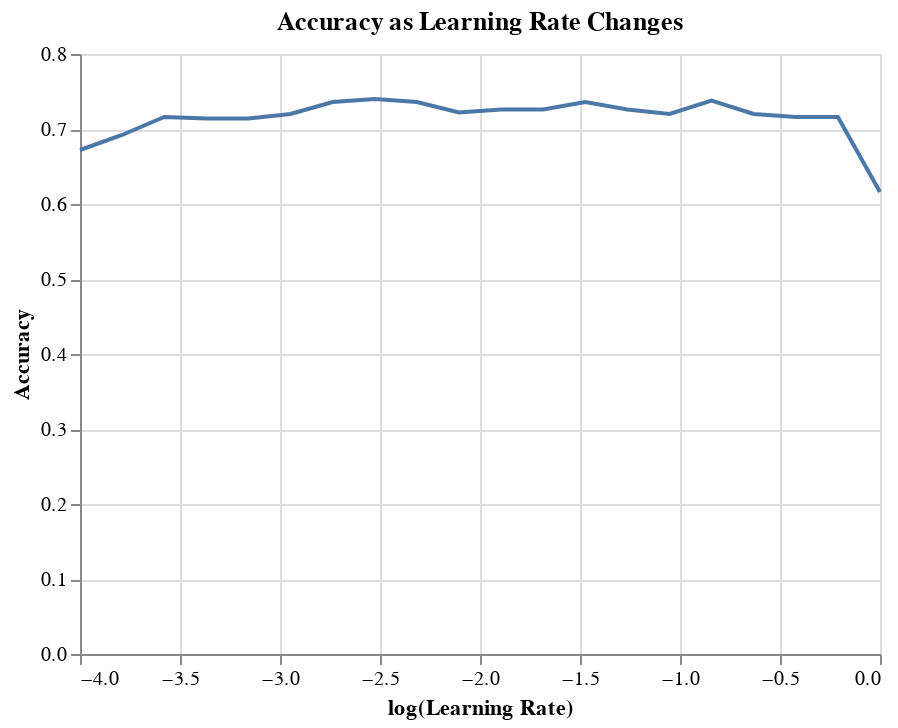
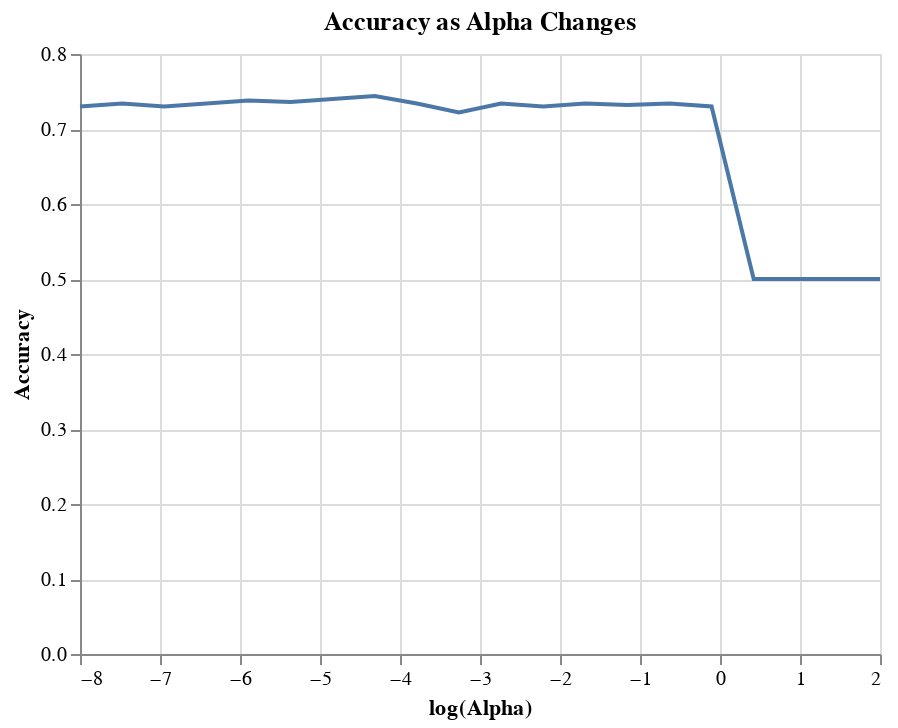
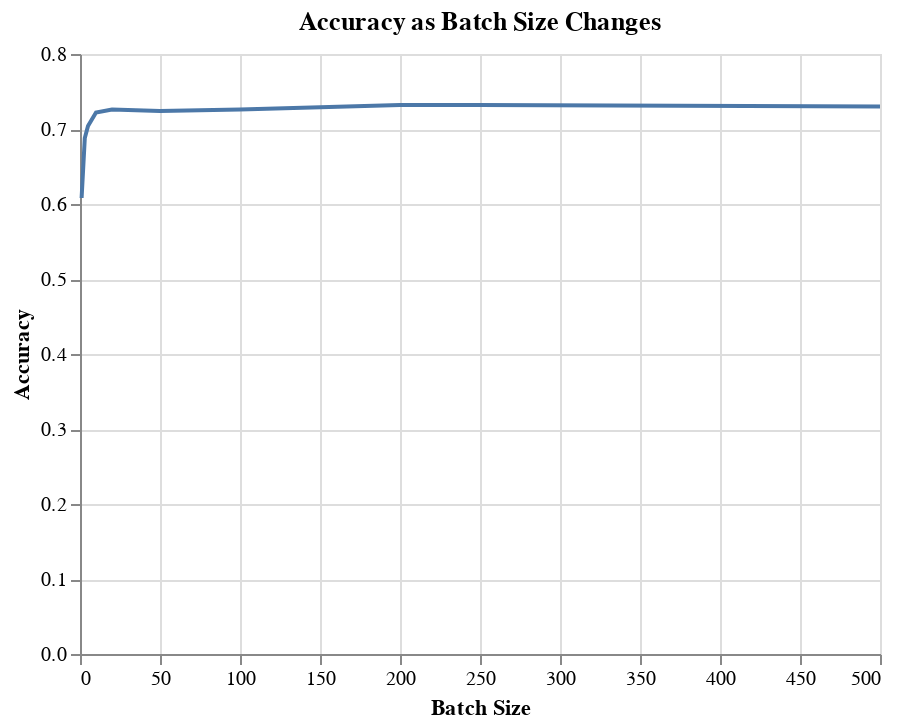

Notebook source saved alongside these figures, in order:
### Markdown cell above
**(b)** Manual Hyperparameter Tuning I

### Code cell
%%capture --no-display

import numpy as np
import pandas as pd
import altair as alt

# Specify model hyperparameters
log_lrs = np.logspace(-4, 0, 20)
alphas = np.logspace(-8, 2, 20)
batch_sizes = [1, 3, 5, 10, 20, 50, 100, 200, 250, 500]

# Create a Dictionary of the hyperparameters to loop over
hyperparameters = {"Learning Rate": log_lrs, "Alpha": alphas, "Batch Size": batch_sizes}

# Create a dictionary to store the best hyperparameters
maxes = {}

# Loop over each hyperparameter
for hyperparameter in hyperparameters:

    # Calculate the accuracy for as the hyperparameter changes
    scores = []

    for i, eachValue in enumerate(hyperparameters[hyperparameter]):
        model = MLPClassifier(
            hidden_layer_sizes=default_hidden_layer_sizes,
            solver=default_solver,
            alpha=default_alpha
            if hyperparameter != "Alpha"
            else eachValue,  # set hyperparameter to default value if not the hyperparameter we are changing
            batch_size=default_batch_size
            if hyperparameter != "Batch Size"
            else eachValue,
            learning_rate_init=default_lr
            if hyperparameter != "Learning Rate"
            else eachValue,
            max_iter=default_max_iter,
            n_iter_no_change=default_n_iter_no_change,
        )

        model.fit(X_train, y_train)

        scores.append(model.score(X_val, y_val))

    # Create a DataFrame of the hyperparameter and accuracy
    hyperparameter_df = pd.DataFrame(
                {
                    (
                        f"log({hyperparameter})"
                        if hyperparameter != "Batch Size"
                        else hyperparameter
                    ): (
                        np.log10(hyperparameters[hyperparameter])
                        if hyperparameter != "Batch Size"
                        else hyperparameters[hyperparameter]
                    ),
                    "Accuracy": scores,
                }
            )

    maxes[hyperparameter] = hyperparameter_df.loc[
        hyperparameter_df.loc[:, "Accuracy"] == hyperparameter_df.loc[:, "Accuracy"].max(),
        f"log({hyperparameter})"
        if hyperparameter != "Batch Size"
        else hyperparameter].values[0]

    # Plotting the accuracy as the hyperparameter changes
    display(
        alt.Chart(
            hyperparameter_df,
            title=f"Accuracy as {hyperparameter} Changes",
        )
        .mark_line()
        .encode(
            x=f"log({hyperparameter})"
            if hyperparameter != "Batch Size"
            else hyperparameter,
            y="Accuracy",
        )
    )

### Figure 1 — Vega-Lite specification as saved in the notebook (floating-point values rounded to 4 significant figures)
{"config": {"view": {"continuousWidth": 400, "continuousHeight": 300}}, "data": {"name": "data-ee2f875c0d70ad205ba2bd500f1082b2"}, "mark": "line", "encoding": {"x": {"field": "log(Learning Rate)", "type": "quantitative"}, "y": {"field": "Accuracy", "type": "quantitative"}}, "title": "Accuracy as Learning Rate Changes", "$schema": "https://vega.github.io/schema/vega-lite/v4.17.0.json", "datasets": {"data-ee2f875c0d70ad205ba2bd500f1082b2": [{"log(Learning Rate)": -4.0, "Accuracy": 0.672}, {"log(Learning Rate)": -3.789, "Accuracy": 0.692}, {"log(Learning Rate)": -3.579, "Accuracy": 0.716}, {"log(Learning Rate)": -3.368, "Accuracy": 0.714}, {"log(Learning Rate)": -3.158, "Accuracy": 0.714}, {"log(Learning Rate)": -2.947, "Accuracy": 0.72}, {"log(Learning Rate)": -2.737, "Accuracy": 0.736}, {"log(Learning Rate)": -2.526, "Accuracy": 0.74}, {"log(Learning Rate)": -2.316, "Accuracy": 0.736}, {"log(Learning Rate)": -2.105, "Accuracy": 0.722}, {"log(Learning Rate)": -1.895, "Accuracy": 0.726}, {"log(Learning Rate)": -1.684, "Accuracy": 0.726}, {"log(Learning Rate)": -1.474, "Accuracy": 0.736}, {"log(Learning Rate)": -1.263, "Accuracy": 0.726}, {"log(Learning Rate)": -1.053, "Accuracy": 0.72}, {"log(Learning Rate)": -0.8421, "Accuracy": 0.738}, {"log(Learning Rate)": -0.6316, "Accuracy": 0.72}, {"log(Learning Rate)": -0.4211, "Accuracy": 0.716}, {"log(Learning Rate)": -0.2105, "Accuracy": 0.716}, {"log(Learning Rate)": 0.0, "Accuracy": 0.616}]}}

### Figure 2 — Vega-Lite specification as saved in the notebook (floating-point values rounded to 4 significant figures)
{"config": {"view": {"continuousWidth": 400, "continuousHeight": 300}}, "data": {"name": "data-0829f238ad9877c1f699d49b4e5ecd11"}, "mark": "line", "encoding": {"x": {"field": "log(Alpha)", "type": "quantitative"}, "y": {"field": "Accuracy", "type": "quantitative"}}, "title": "Accuracy as Alpha Changes", "$schema": "https://vega.github.io/schema/vega-lite/v4.17.0.json", "datasets": {"data-0829f238ad9877c1f699d49b4e5ecd11": [{"log(Alpha)": -8.0, "Accuracy": 0.73}, {"log(Alpha)": -7.474, "Accuracy": 0.734}, {"log(Alpha)": -6.947, "Accuracy": 0.73}, {"log(Alpha)": -6.421, "Accuracy": 0.734}, {"log(Alpha)": -5.895, "Accuracy": 0.738}, {"log(Alpha)": -5.368, "Accuracy": 0.736}, {"log(Alpha)": -4.842, "Accuracy": 0.74}, {"log(Alpha)": -4.316, "Accuracy": 0.744}, {"log(Alpha)": -3.789, "Accuracy": 0.734}, {"log(Alpha)": -3.263, "Accuracy": 0.722}, {"log(Alpha)": -2.737, "Accuracy": 0.734}, {"log(Alpha)": -2.211, "Accuracy": 0.73}, {"log(Alpha)": -1.684, "Accuracy": 0.734}, {"log(Alpha)": -1.158, "Accuracy": 0.732}, {"log(Alpha)": -0.6316, "Accuracy": 0.734}, {"log(Alpha)": -0.1053, "Accuracy": 0.73}, {"log(Alpha)": 0.4211, "Accuracy": 0.5}, {"log(Alpha)": 0.9474, "Accuracy": 0.5}, {"log(Alpha)": 1.474, "Accuracy": 0.5}, {"log(Alpha)": 2.0, "Accuracy": 0.5}]}}

### Figure 3 — Vega-Lite specification as saved in the notebook (floating-point values rounded to 4 significant figures)
{"config": {"view": {"continuousWidth": 400, "continuousHeight": 300}}, "data": {"name": "data-bea57ec90473d3fd2837ec01e13ab581"}, "mark": "line", "encoding": {"x": {"field": "Batch Size", "type": "quantitative"}, "y": {"field": "Accuracy", "type": "quantitative"}}, "title": "Accuracy as Batch Size Changes", "$schema": "https://vega.github.io/schema/vega-lite/v4.17.0.json", "datasets": {"data-bea57ec90473d3fd2837ec01e13ab581": [{"Batch Size": 1, "Accuracy": 0.608}, {"Batch Size": 3, "Accuracy": 0.688}, {"Batch Size": 5, "Accuracy": 0.704}, {"Batch Size": 10, "Accuracy": 0.722}, {"Batch Size": 20, "Accuracy": 0.726}, {"Batch Size": 50, "Accuracy": 0.724}, {"Batch Size": 100, "Accuracy": 0.726}, {"Batch Size": 200, "Accuracy": 0.732}, {"Batch Size": 250, "Accuracy": 0.732}, {"Batch Size": 500, "Accuracy": 0.73}]}}
